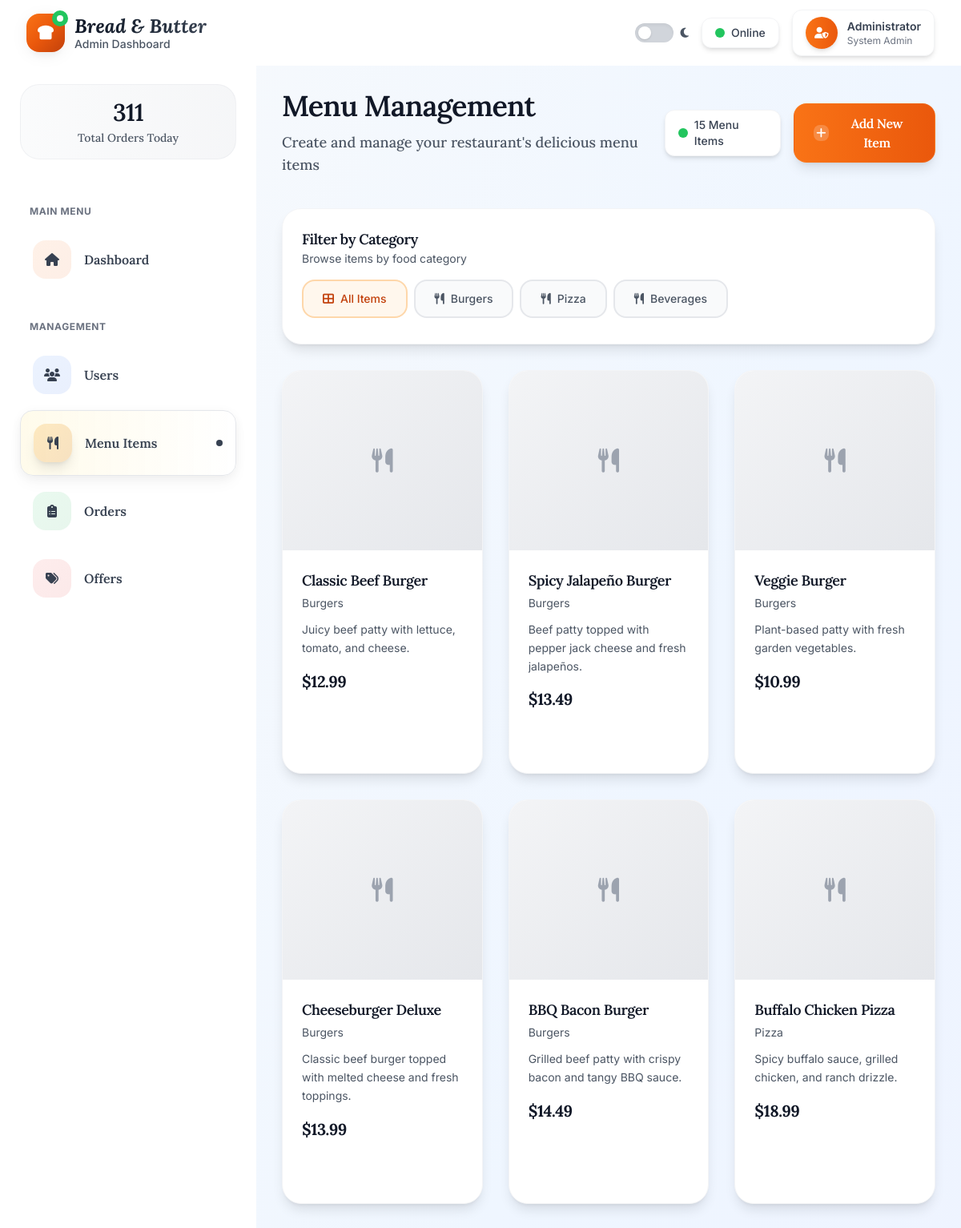
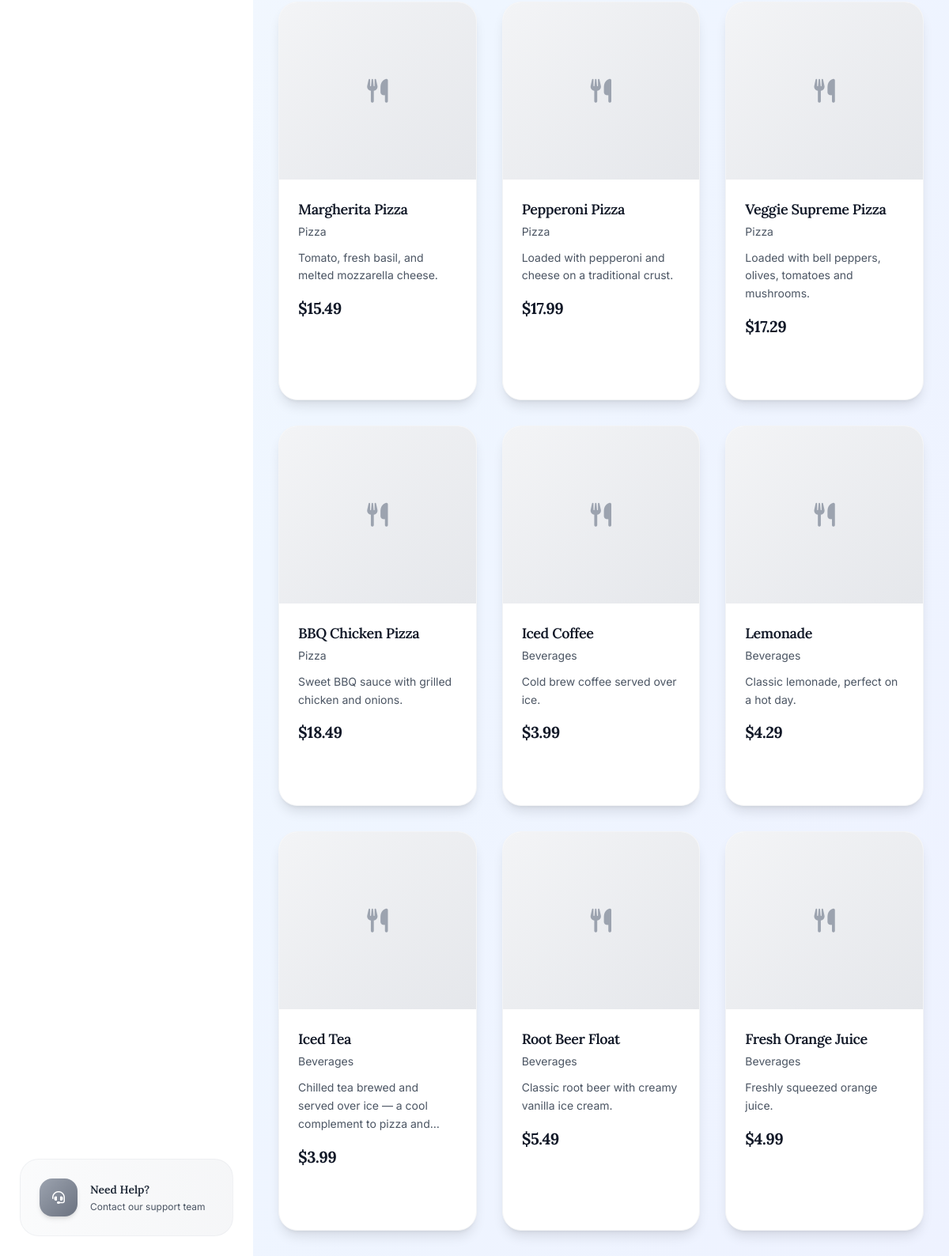
The page /menu on the database its author committed (2 pictures, top to bottom).
### app.py (models this page shows, shortened)
class Category(db.Model):
    id = db.Column(db.Integer, primary_key=True)
    name = db.Column(db.String(100), nullable=False)
    image = db.Column(db.String(255), nullable=True)
    created_at = db.Column(db.DateTime, default=datetime.utcnow)

class MenuItem(db.Model):
    id = db.Column(db.Integer, primary_key=True)
    name = db.Column(db.String(100), nullable=False)
    description = db.Column(db.Text, nullable=True)
    price = db.Column(db.Float, nullable=False)
    image = db.Column(db.String(255), nullable=True)
    category_id = db.Column(db.Integer, db.ForeignKey('category.id'), nullable=False)
    is_available = db.Column(db.Boolean, default=True)
    discount_percentage = db.Column(db.Float, default=0.0)
    created_at = db.Column(db.DateTime, default=datetime.utcnow)
    category = db.relationship('Category', backref=db.backref('menu_items', lazy=True))

### app.py (the view)
@app.route('/menu')
def menu():
    menu_items = MenuItem.query.order_by(MenuItem.created_at.desc()).all()
    categories = Category.query.all()
    stats = get_stats()
    return render_template('menu.html', menu_items=menu_items, categories=categories, stats=stats)

### templates/menu.html (shortened to what this page needs)
{% extends "base.html" %}
{% block content %}
<div class="mb-10">
    <div class="flex items-center justify-between">
        <div>
            <h1 class="text-4xl heading-text text-gray-900 dark:text-white mb-3">Menu Management</h1>
            <p class="text-lg text-gray-600 dark:text-gray-400 subheading-text">Create and manage your restaurant's delicious menu items</p>
        </div>
        <div class="flex items-center space-x-4">
            <div class="flex items-center space-x-2 bg-white dark:bg-gray-800 rounded-xl shadow-md px-4 py-2 border border-gray-100 dark:border-gray-700">
                <div class="w-3 h-3 bg-success-500 rounded-full animate-pulse"></div>
                <span class="text-sm font-medium text-gray-700 dark:text-gray-200">{{ menu_items|length }} Menu Items</span>
            </div>
            <button onclick="openAddItemModal()"
                    class="inline-flex items-center px-6 py-3 bg-gradient-to-r from-primary-500 to-primary-600 hover:from-primary-600 hover:to-primary-700 text-white font-semibold rounded-2xl shadow-lg hover:shadow-xl transition-all duration-300 transform hover:scale-105 border border-primary-400/20">
                <div class="w-5 h-5 bg-white/20 rounded-lg flex items-center justify-center mr-3 group-hover:rotate-90 transition-transform">
                    <i class="fas fa-plus text-sm"></i>
                </div>
                <span class="heading-text">Add New Item</span>
            </button>
        </div>
    </div>
</div>
<div class="mb-8">
    <div class="bg-white dark:bg-gray-800/50 rounded-3xl shadow-lg border border-gray-100 dark:border-gray-700/50 backdrop-blur-sm p-6">
        <div class="flex items-center justify-between mb-4">
            <div>
                <h3 class="text-lg heading-text text-gray-900 dark:text-white">Filter by Category</h3>
                <p class="text-sm text-gray-600 dark:text-gray-400">Browse items by food category</p>
            </div>
        </div>
        <nav class="flex space-x-2 overflow-x-auto pb-2" aria-label="Category Tabs">
            <button onclick="filterByCategory('all')"
                    class="category-tab active flex items-center px-6 py-3 bg-primary-50 dark:bg-primary-900/30 text-primary-700 dark:text-primary-300 border-2 border-primary-200 dark:border-primary-700 rounded-2xl font-medium text-sm transition-all duration-200 hover:shadow-md whitespace-nowrap">
                <i class="fas fa-th-large mr-2"></i>
                All Items
            </button>
            {% for category in categories %}
            <button onclick="filterByCategory({{ category.id }})"
                    class="category-tab flex items-center px-6 py-3 bg-gray-50 dark:bg-gray-700/50 text-gray-600 dark:text-gray-400 hover:text-gray-800 dark:hover:text-gray-200 hover:bg-gray-100 dark:hover:bg-gray-600/50 border-2 border-gray-200 dark:border-gray-600 rounded-2xl font-medium text-sm transition-all duration-200 hover:shadow-md whitespace-nowrap">
                <i class="fas fa-utensils mr-2"></i>
                {{ category.name }}
            </button>
            {% endfor %}
        </nav>
    </div>
</div>
<div class="grid grid-cols-1 gap-8 sm:grid-cols-2 lg:grid-cols-3 xl:grid-cols-4">
    {% for item in menu_items %}
    <div class="menu-item bg-white dark:bg-gray-800/50 overflow-hidden shadow-lg hover:shadow-2xl rounded-3xl border border-gray-100 dark:border-gray-700/50 hover-lift transition-all duration-300 backdrop-blur-sm group" data-category="{{ item.category_id }}">
        <div class="aspect-w-16 aspect-h-12 relative overflow-hidden">
        </div>
        <div class="p-6">
            <div class="flex items-start justify-between mb-3">
                <div class="flex-1 min-w-0">
                    <h3 class="text-lg font-semibold text-gray-900 dark:text-white heading-text group-hover:text-primary-600 dark:group-hover:text-primary-400 transition-colors truncate">{{ item.name }}</h3>
                    <p class="text-sm text-gray-600 dark:text-gray-400 mt-1">{{ item.category.name if item.category else 'No category' }}</p>
                </div>
            </div>
            {% if item.description %}
            <p class="text-sm text-gray-600 dark:text-gray-400 mb-4 line-clamp-3 leading-relaxed">{{ item.description }}</p>
            {% endif %}
            <div class="flex items-center justify-between mb-4">
                <div class="flex items-center space-x-2">
                    {% if item.discount_percentage > 0 %}
                    <span class="text-xl font-bold text-primary-600 dark:text-primary-400 heading-text">${{ "%.2f"|format(item.price * (1 - item.discount_percentage / 100)) }}</span>
                    <span class="text-sm text-gray-500 dark:text-gray-400 line-through">${{ "%.2f"|format(item.price) }}</span>
                    {% else %}
                    <span class="text-xl font-bold text-gray-900 dark:text-white heading-text">${{ "%.2f"|format(item.price) }}</span>
                    {% endif %}
                </div>
            </div>
        </div>
    </div>
    {% endfor %}
</div>
{% endblock %}

### rows shown on the page
Category: name "Burgers"
Category: name "Pizza"
Category: name "Beverages"
MenuItem: name "Classic Beef Burger", category "Burgers", description "Juicy beef patty with lettuce, tomato, and cheese.", price "12.99"
MenuItem: name "Spicy Jalapeño Burger", category "Burgers", description "Beef patty topped with pepper jack cheese and fresh jalapeños.", price "13.49"
MenuItem: name "Veggie Burger", category "Burgers", description "Plant-based patty with fresh garden vegetables.", price "10.99"
MenuItem: name "Cheeseburger Deluxe", category "Burgers", description "Classic beef burger topped with melted cheese and fresh toppings.", price "13.99"
MenuItem: name "BBQ Bacon Burger", category "Burgers", description "Grilled beef patty with crispy bacon and tangy BBQ sauce.", price "14.49"
MenuItem: name "Buffalo Chicken Pizza", category "Pizza", description "Spicy buffalo sauce, grilled chicken, and ranch drizzle.", price "18.99"
MenuItem: name "Margherita Pizza", category "Pizza", description "Tomato, fresh basil, and melted mozzarella cheese.", price "15.49"
MenuItem: name "Pepperoni Pizza", category "Pizza", description "Loaded with pepperoni and cheese on a traditional crust.", price "17.99"
MenuItem: name "Veggie Supreme Pizza", category "Pizza", description "Loaded with bell peppers, olives, tomatoes and mushrooms.", price "17.29"
MenuItem: name "BBQ Chicken Pizza", category "Pizza", description "Sweet BBQ sauce with grilled chicken and onions.", price "18.49"
MenuItem: name "Iced Coffee", category "Beverages", description "Cold brew coffee served over ice.", price "3.99"
MenuItem: name "Lemonade", category "Beverages", description "Classic lemonade, perfect on a hot day.", price "4.29"
MenuItem: name "Iced Tea", category "Beverages", description "Chilled tea brewed and served over ice — a cool complement to pizza…", price "3.99"
MenuItem: name "Root Beer Float", category "Beverages", description "Classic root beer with creamy vanilla ice cream.", price "5.49"
MenuItem: name "Fresh Orange Juice", category "Beverages", description "Freshly squeezed orange juice.", price "4.99"

### other values the page prints
{{ stats.total_orders or 0 }} "311"
{{ menu_items|length }} "15"
